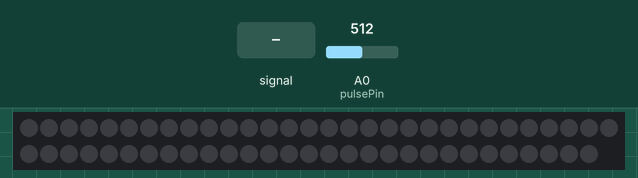
This sketch was run on a simulated Arduino Uno, built with avr-gcc and run on an emulated ATmega328P. Shown: 59 RGB LEDs in strip order, left to right, continuing on the next row. Inputs (shaded band) come from the test bench; at power-on: A0 (pulsePin) = 512. Dim RGB values are drawn brighter than linear; what the sketch prints to the serial monitor is not drawn.

Above: at 1.2 s.
1.3 s: A0 (pulsePin) fed a 200 Hz sine of ±81 counts around its level
At 2.53 s:
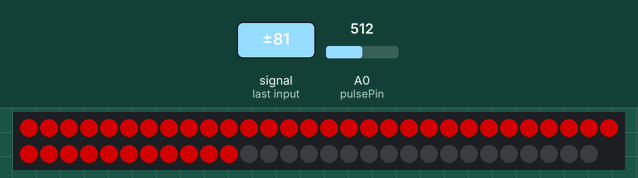
Timing chart, 0 to 4.3 s (numbered marks = the images above; inputs shaded):
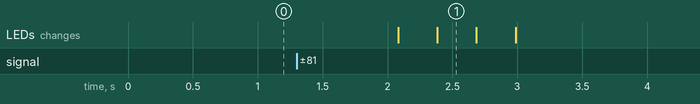

The sketch:

PulseSensorAmped_Arduino_a.ino
```cpp
  //variables for neopixel
#include <Adafruit_NeoPixel.h>
#define PIN 6

Adafruit_NeoPixel strip = Adafruit_NeoPixel(59, PIN, NEO_GRB + NEO_KHZ800);

//variables for pulse
int pulsePin = A0;
int ledStrip = 6;
//int fadeRate = 0;

// these variables are volatile because they are used during the interrupt service routine!
volatile int BPM;                   // used to hold the pulse rate
volatile int Signal;                // holds the incoming raw data
volatile int IBI = 600;             // holds the time between beats, must be seeded!
volatile boolean Pulse = false;     // true when pulse wave is high, false when it's low
volatile boolean QS = false;        // becomes true when Arduoino finds a beat.
int QScounter;
boolean fingerDect;

 // Regards Serial OutPut  -- Set This Up to your needs
//static boolean serialVisual = true;   // Set to 'false' by Default.  Re-set to 'true' to see Arduino Serial Monitor ASCII Visual Pulse

void setup(){
  Serial.begin(9600);
  pinMode(pulsePin,INPUT);
  pinMode(ledStrip,OUTPUT);
  strip.begin();
  //strip.setBrightness(255);
  strip.show();
  interruptSetup();
}

void colorWipe(uint32_t c, uint8_t wait);

void loop(){

  if(BPM > 55) {
   fingerDect = true;
  }

  if (QS == true && fingerDect == true && IBI > 650 && IBI < 1100){
  colorWipe(strip.Color(127,0,0), 5);      // blue
  colorWipe(strip.Color(0,0,0), 5);        // black
  Serial.println("QS true and fingerDect present!");
  }
}

// Fill the dots one after the other with a color
/*void colorWipe(uint32_t c, uint8_t wait) {
  for(uint16_t i=0; i<strip.numPixels(); i++) {
      strip.setPixelColor(i, c);
      strip.show();
      delay(wait);
  }
}*/

void colorWipe(uint32_t c, uint8_t wait) {
  int i;

  for (i=0; i < strip.numPixels(); i++) {
      strip.setPixelColor(i, c);
      strip.show();
      delay(wait);
  }
}
```

interrupt.ino
```cpp
volatile int rate[10];                    // array to hold last ten IBI values
volatile unsigned long sampleCounter = 0;          // used to determine pulse timing
volatile unsigned long lastBeatTime = 0;           // used to find IBI
volatile int P =512;                      // used to find peak in pulse wave, seeded
volatile int T = 512;                     // used to find trough in pulse wave, seeded
volatile int thresh = 512;                // used to find instant moment of heart beat, seeded
volatile int amp = 100;                   // used to hold amplitude of pulse waveform, seeded
volatile boolean firstBeat = true;        // used to seed rate array so we startup with reasonable BPM
volatile boolean secondBeat = false;      // used to seed rate array so we startup with reasonable BPM

void interruptSetup(){
  // Initializes Timer2 to throw an interrupt every 2mS.
  TCCR2A = 0x02;     // DISABLE PWM ON DIGITAL PINS 3 AND 11, AND GO INTO CTC MODE
  TCCR2B = 0x06;     // DON'T FORCE COMPARE, 256 PRESCALER
  OCR2A = 0X7C;      // SET THE TOP OF THE COUNT TO 124 FOR 500Hz SAMPLE RATE
  TIMSK2 = 0x02;     // ENABLE INTERRUPT ON MATCH BETWEEN TIMER2 AND OCR2A
  sei();             // MAKE SURE GLOBAL INTERRUPTS ARE ENABLED
}

// THIS IS THE TIMER 2 INTERRUPT SERVICE ROUTINE.
// Timer 2 makes sure that we take a reading every 2 miliseconds
ISR(TIMER2_COMPA_vect){                         // triggered when Timer2 counts to 124
  cli();                                      // disable interrupts while we do this
  Signal = analogRead(pulsePin);              // read the Pulse Sensor
  sampleCounter += 2;                         // keep track of the time in mS with this variable
  int N = sampleCounter - lastBeatTime;       // monitor the time since the last beat to avoid noise

    //  find the peak and trough of the pulse wave
  if(Signal < thresh && N > (IBI/5)*3){       // avoid dichrotic noise by waiting 3/5 of last IBI
    if (Signal < T){                        // T is the trough
      T = Signal;                         // keep track of lowest point in pulse wave
    }
  }

  if(Signal > thresh && Signal > P){          // thresh condition helps avoid noise
    P = Signal;                             // P is the peak
  }                                        // keep track of highest point in pulse wave

  //  NOW IT'S TIME TO LOOK FOR THE HEART BEAT
  // signal surges up in value every time there is a pulse
  if (N > 250){                                   // avoid high frequency noise
    if ( (Signal > thresh) && (Pulse == false) && (N > (IBI/5)*3) ){
      Pulse = true;                               // set the Pulse flag when we think there is a pulse
      digitalWrite(ledStrip,HIGH);                // turn on pin 13 LED
      IBI = sampleCounter - lastBeatTime;         // measure time between beats in mS
      lastBeatTime = sampleCounter;               // keep track of time for next pulse

      if(secondBeat){                        // if this is the second beat, if secondBeat == TRUE
        secondBeat = false;                  // clear secondBeat flag
        for(int i=0; i<=9; i++){             // seed the running total to get a realisitic BPM at startup
          rate[i] = IBI;
        }
      }

      if(firstBeat){                         // if it's the first time we found a beat, if firstBeat == TRUE
        firstBeat = false;                   // clear firstBeat flag
        secondBeat = true;                   // set the second beat flag
        sei();                               // enable interrupts again
        return;                              // IBI value is unreliable so discard it
      }

      // keep a running total of the last 10 IBI values
      word runningTotal = 0;                  // clear the runningTotal variable

      for(int i=0; i<=8; i++){                // shift data in the rate array
        rate[i] = rate[i+1];                  // and drop the oldest IBI value
        runningTotal += rate[i];              // add up the 9 oldest IBI values
      }

      rate[9] = IBI;                          // add the latest IBI to the rate array
      runningTotal += rate[9];                // add the latest IBI to runningTotal
      runningTotal /= 10;                     // average the last 10 IBI values
      BPM = 60000/runningTotal;               // how many beats can fit into a minute? that's BPM!
      QS = true;                              // set Quantified Self flag
      // QS FLAG IS NOT CLEARED INSIDE THIS ISR
    }
  }

  if (Signal < thresh && Pulse == true){   // when the values are going down, the beat is over
    digitalWrite(ledStrip,LOW);            // turn off pin 13 LED
    Pulse = false;                         // reset the Pulse flag so we can do it again
    amp = P - T;                           // get amplitude of the pulse wave
    thresh = amp/2 + T;                    // set thresh at 50% of the amplitude
    P = thresh;                            // reset these for next time
    T = thresh;
  }

  if (N > 2500){                           // if 2.5 seconds go by without a beat
    thresh = 512;                          // set thresh default
    P = 512;                               // set P default
    T = 512;                               // set T default
    lastBeatTime = sampleCounter;          // bring the lastBeatTime up to date
    firstBeat = true;                      // set these to avoid noise
    secondBeat = false;                    // when we get the heartbeat back
  }

  sei();                                   // enable interrupts when youre done!
}// end isr
```

Measured:
- after the input at 1.3 s, the LEDs: first change after 0.78 s (image 1 shows a later state)
